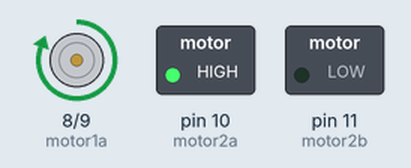
A sketch run on a simulated Arduino Uno, built with avr-gcc and run on an emulated ATmega328P. Shown: motor-driver pin pairs drawn as motors (green arrow = first pin HIGH = forward, orange = second pin HIGH = backward, longer = more drive), switched loads named in the sketch (green lamp = pin HIGH). What the sketch prints to the serial monitor is not drawn.

Above: at 1.5 s.
At 4.5 s:
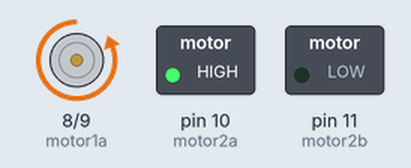
Timing chart, 0 to 6.9 s (numbered marks = the images above):
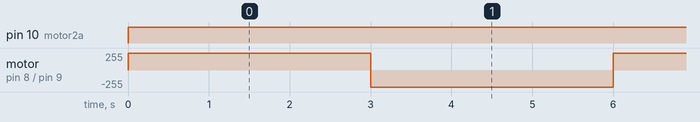

Measured:
- by itself, pin 10 (motor2a): LOW → HIGH at 0.00 s
- by itself, motor on pin 8 (motor1a) / pin 9 (motor1b): alternates forward 255/255 for 3.0 s and backward 255/255 for 3.0 s

The sketch:

DCMotortest2.ino
```cpp
#define motor1a 8
#define motor1b 9
#define motor2a 10
#define motor2b 11
int Motor1direction = 1 ;
 void initall() ;
void Motor1Forward();
void Motor2Forward();
void Motor1Backward();
void Motor1Backward();


 void setup()
 {
  initall();
   //init serial for debug
Serial.begin(9600);
Serial.println("program start here ");
 }

 void loop()
 {
       Motor1Forward();
       Motor2Forward();
        delay(3000);
       Motor1Backward();
       Motor1Backward();
        delay(3000);
 }

 void Motor1Forward()
 {
   digitalWrite(motor1a,HIGH);
   digitalWrite(motor1b,LOW);
 }
 void Motor1Backward()
 {
   digitalWrite(motor1a,LOW );
   digitalWrite(motor1b,HIGH);
 }


 void Motor2Forward()
 {
   digitalWrite(motor2a,HIGH);
   digitalWrite(motor2b,LOW);
 }
 void Motor2Backward()
 {
   digitalWrite(motor2a,LOW );
   digitalWrite(motor2b,HIGH);
 }

void initall()
{
 // init motor pin as output
   pinMode(motor1a,OUTPUT);
   pinMode(motor1b,OUTPUT);
   pinMode(motor2a,OUTPUT);
   pinMode(motor2b,OUTPUT);
 // init motor direction Led output
}
```
